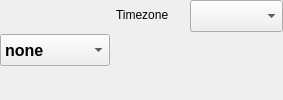
            <widget class="QWidget" name="widget5" native="true">
             <property name="sizePolicy">
              <sizepolicy hsizetype="Expanding" vsizetype="Fixed">
               <horstretch>0</horstretch>
               <verstretch>0</verstretch>
              </sizepolicy>
             </property>
             <layout class="QHBoxLayout" name="horizontalLayout_3">
              <property name="leftMargin">
               <number>0</number>
              </property>
              <property name="topMargin">
               <number>0</number>
              </property>
              <property name="rightMargin">
               <number>0</number>
              </property>
              <property name="bottomMargin">
               <number>0</number>
              </property>
              <item>
               <widget class="QComboBox" name="comboBoxHardwareRTC">
                <property name="sizePolicy">
                 <sizepolicy hsizetype="Fixed" vsizetype="Fixed">
                  <horstretch>0</horstretch>
                  <verstretch>0</verstretch>
                 </sizepolicy>
                </property>
                <property name="minimumSize">
                 <size>
                  <width>110</width>
                  <height>32</height>
                 </size>
                </property>
                <property name="maximumSize">
                 <size>
                  <width>110</width>
                  <height>32</height>
                 </size>
                </property>
                <property name="font">
                 <font>
                  <pointsize>12</pointsize>
                  <weight>75</weight>
                  <bold>true</bold>
                 </font>
                </property>
                <property name="styleSheet">
                 <string notr="true">QScrollBar { 
	width: 40px;
	background-color: rgba(85, 87, 83, 0.7);
}
QComboBox::item {
	padding-top: 6px;
	padding-bottom: 6px;
	height: 32px;
	min-height: 32px;
}
QComboBox::item:selected {
	background-color: rgb(78, 154, 6);
	padding-top: 6px;
	padding-bottom: 6px;
	height: 32px;
	min-height: 32px;
}</string>
                </property>
                <item>
                 <property name="text">
                  <string>none</string>
                 </property>
                </item>
                <item>
                 <property name="text">
                  <string>abx80x</string>
                 </property>
                </item>
                <item>
                 <property name="text">
                  <string>ds1307</string>
                 </property>
                </item>
                <item>
                 <property name="text">
                  <string>ds1339</string>
                 </property>
                </item>
                <item>
                 <property name="text">
                  <string>ds3231</string>
                 </property>
                </item>
                <item>
                 <property name="text">
                  <string>mcp7940x</string>
                 </property>
                </item>
                <item>
                 <property name="text">
                  <string>mcp7941x</string>
                 </property>
                </item>
                <item>
                 <property name="text">
                  <string>pcf2127</string>
                 </property>
                </item>
                <item>
                 <property name="text">
                  <string>pcf8523</string>
                 </property>
                </item>
                <item>
                 <property name="text">
                  <string>pcf8563</string>
                 </property>
                </item>
               </widget>
              </item>
              <item>
               <widget class="QWidget" name="formWidget8" native="true">
                <property name="sizePolicy">
                 <sizepolicy hsizetype="Expanding" vsizetype="Preferred">
                  <horstretch>0</horstretch>
                  <verstretch>0</verstretch>
                 </sizepolicy>
                </property>
                <layout class="QFormLayout" name="formLayout_7">
                 <property name="horizontalSpacing">
                  <number>0</number>
                 </property>
                 <property name="verticalSpacing">
                  <number>0</number>
                 </property>
                 <property name="leftMargin">
                  <number>0</number>
                 </property>
                 <property name="topMargin">
                  <number>0</number>
                 </property>
                 <property name="rightMargin">
                  <number>0</number>
                 </property>
                 <property name="bottomMargin">
                  <number>0</number>
                 </property>
                 <item row="0" column="0">
                  <widget class="QLabel" name="labelHardwareTZ">
                   <property name="sizePolicy">
                    <sizepolicy hsizetype="Fixed" vsizetype="Fixed">
                     <horstretch>0</horstretch>
                     <verstretch>0</verstretch>
                    </sizepolicy>
                   </property>
                   <property name="minimumSize">
                    <size>
                     <width>74</width>
                     <height>30</height>
                    </size>
                   </property>
                   <property name="maximumSize">
                    <size>
                     <width>74</width>
                     <height>30</height>
                    </size>
                   </property>
                   <property name="text">
                    <string>Timezone</string>
                   </property>
                   <property name="alignment">
                    <set>Qt::AlignLeading|Qt::AlignLeft|Qt::AlignVCenter</set>
                   </property>
                  </widget>
                 </item>
                 <item row="0" column="1">
                  <widget class="QComboBox" name="comboBoxTZ">
                   <property name="sizePolicy">
                    <sizepolicy hsizetype="Expanding" vsizetype="Fixed">
                     <horstretch>0</horstretch>
                     <verstretch>0</verstretch>
                    </sizepolicy>
                   </property>
                   <property name="minimumSize">
                    <size>
                     <width>0</width>
                     <height>32</height>
                    </size>
                   </property>
                   <property name="maximumSize">
                    <size>
                     <width>16777215</width>
                     <height>32</height>
                    </size>
                   </property>
                   <property name="font">
                    <font>
                     <pointsize>12</pointsize>
                     <weight>75</weight>
                     <bold>true</bold>
                    </font>
                   </property>
                   <property name="styleSheet">
                    <string notr="true">QScrollBar { 
	width: 40px;
	background-color: rgba(85, 87, 83, 0.7);
}
QComboBox::item {
	padding-top: 6px;
	padding-bottom: 6px;
	height: 32px;
	min-height: 32px;
}
QComboBox::item:selected {
	background-color: rgb(78, 154, 6);
	padding-top: 6px;
	padding-bottom: 6px;
	height: 32px;
	min-height: 32px;
}</string>
                   </property>
                  </widget>
                 </item>
                </layout>
               </widget>
              </item>
             </layout>
            </widget>
